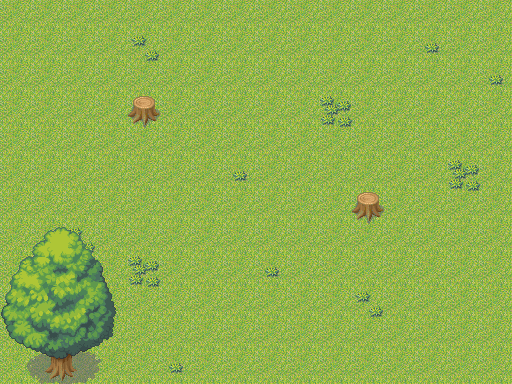

A 2D game scene composited from a Tiled map and its tileset images. What follows is a short description and the map's XML, with every tile layer's data as written:
An orthogonal 16x12 tile map with 32x32 px tiles, 3 tile layers (Chao, Chao2, Meio) and 3 objects (Pos1, Pos2, Pos3).

<map version="1.0" tiledversion="2018.08.06" orientation="orthogonal" renderorder="right-down" width="16" height="12" tilewidth="32" tileheight="32" infinite="0" nextlayerid="5" nextobjectid="6">
 <tileset firstgid="1" name="tileset_campo" tilewidth="32" tileheight="32" tilecount="80" columns="8">
  <properties>
   <property name="config" value="assets/tilemaps/tilesets/campo config.txt" />
  </properties>
  <image source="tilesets/tileset_campo.png" width="256" height="320" />
 </tileset>
 <layer id="1" name="Chao" width="16" height="12">
  <data encoding="csv">
1,1,1,1,1,1,1,1,1,1,1,1,1,1,1,1,
1,1,1,1,1,1,1,1,1,1,1,1,1,1,1,1,
1,1,1,1,1,1,1,1,1,1,1,1,1,1,1,1,
1,1,1,1,1,1,1,1,1,1,1,1,1,1,1,1,
1,1,1,1,1,1,1,1,1,1,1,1,1,1,1,1,
1,1,1,1,1,1,1,1,1,1,1,1,1,1,1,1,
1,1,1,1,1,1,1,1,1,1,1,1,1,1,1,1,
1,1,1,1,1,1,1,1,1,1,1,1,1,1,1,1,
1,1,1,1,1,1,1,1,1,1,1,1,1,1,1,1,
1,1,1,1,1,1,1,1,1,1,1,1,1,1,1,1,
1,1,1,1,1,1,1,1,1,1,1,1,1,1,1,1,
1,1,1,1,1,1,1,1,1,1,1,1,1,1,1,1
</data>
 </layer>
 <layer id="2" name="Chao2" width="16" height="12">
  <data encoding="csv">
0,0,0,0,0,0,0,0,0,0,0,0,0,0,0,0,
0,0,0,0,2,0,0,0,0,0,0,0,0,3,0,0,
0,0,0,0,0,0,0,0,0,0,0,0,0,0,0,3,
0,0,0,0,5,0,0,0,0,0,4,0,0,0,0,0,
0,0,0,0,0,0,0,0,0,0,0,0,0,0,0,0,
0,0,0,0,0,0,0,3,0,0,0,0,0,0,4,0,
0,0,0,0,0,0,0,0,0,0,0,5,0,0,0,0,
0,0,2,0,0,0,0,0,0,0,0,0,0,0,0,0,
0,0,0,0,4,0,0,0,3,0,0,0,0,0,0,0,
0,0,0,0,0,0,0,0,0,0,0,2,0,0,0,0,
0,10,0,0,0,0,0,0,0,0,0,0,0,0,0,0,
0,0,0,0,0,3,0,0,0,0,0,0,0,0,0,0
</data>
 </layer>
 <layer id="3" name="Meio" width="16" height="12">
  <data encoding="csv">
0,0,0,0,0,0,0,0,0,0,0,0,0,0,0,0,
0,0,0,0,0,0,0,0,0,0,0,0,0,0,0,0,
0,0,0,0,0,0,0,0,0,0,0,0,0,0,0,0,
0,0,0,0,0,0,0,0,0,0,0,0,0,0,0,0,
0,0,0,0,0,0,0,0,0,0,0,0,0,0,0,0,
0,0,0,0,0,0,0,0,0,0,0,0,0,0,0,0,
41,0,0,0,0,0,0,0,0,0,0,0,0,0,0,0,
0,42,43,44,0,0,0,0,0,0,0,0,0,0,0,0,
49,50,51,52,0,0,0,0,0,0,0,0,0,0,0,0,
57,58,59,60,0,0,0,0,0,0,0,0,0,0,0,0,
65,66,67,68,0,0,0,0,0,0,0,0,0,0,0,0,
73,74,75,76,0,0,0,0,0,0,0,0,0,0,0,0
</data>
 </layer>
 <objectgroup id="4" name="Objetos">
  <object id="3" name="Pos1" x="288" y="64" width="31" height="32" />
  <object id="4" name="Pos2" x="320" y="30" width="31" height="32" />
  <object id="5" name="Pos3" x="353" y="65" width="30" height="30" />
 </objectgroup>
</map>
